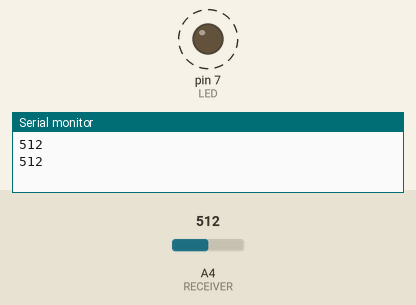
This sketch was run on a simulated Arduino Uno, built with avr-gcc and run on an emulated ATmega328P. Parts: output pins drawn as LEDs (lit = HIGH), the last lines printed to the serial monitor. Dashed ring = blinking. Inputs (shaded band) come from the test bench; at power-on: A4 (RECEIVER) = 512.

Above: at 1.8 s.
1.9 s: A4 (RECEIVER) set to 306
At 2.2 s:
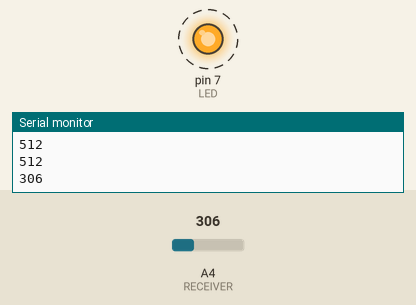
5.4 s: A4 (RECEIVER) set to 122
At 5.56 s:
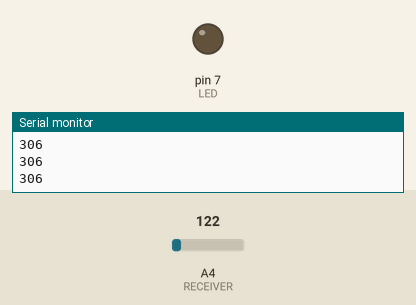
Timing chart, 0 to 14.9 s (numbered marks = the images above; inputs shaded):
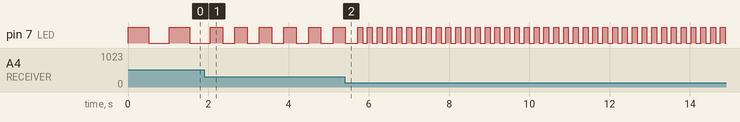

The sketch:

ops-program-1.ino
```cpp
/*
 * OPS Program
 * Lecture 1
 * 2021-09-27
 * Henry Shi
 */

// define pin for potentiometer input
#define RECEIVER 18
// define pin for LED
#define LED 7
/*  set the blinking timescale
 *  blink rate scales with potentiometer voltage */
#define timescale 1

void setup() {
  // set potentiometer receiver pin to input
  pinMode(RECEIVER, INPUT);
  // set LED pin to output
  pinMode(LED, OUTPUT);
  Serial.begin(9600);
}

void loop() {
  // read value from potentiometer
  int pMeterValue = analogRead(RECEIVER);
  // print out potentiometer value
  Serial.println(pMeterValue);

  // turn on LED by putting 5V into it
  digitalWrite(LED, HIGH);

  // wait for a certain time depending on the potentiometer value
  delay(timescale*pMeterValue);

  // turn off LED by putting 0V into it
  digitalWrite(LED, LOW);

  // wait for a certain time depending on the potentiometer value
  delay(timescale*pMeterValue);
}
```

Measured:
- after the input at 1.9 s, pin 7 (LED): alternates HIGH for 0.31 s and LOW for 0.31 s, starting after 0.46 s
- by itself, pin 7 (LED): alternates HIGH for 0.51 s and LOW for 0.51 s
